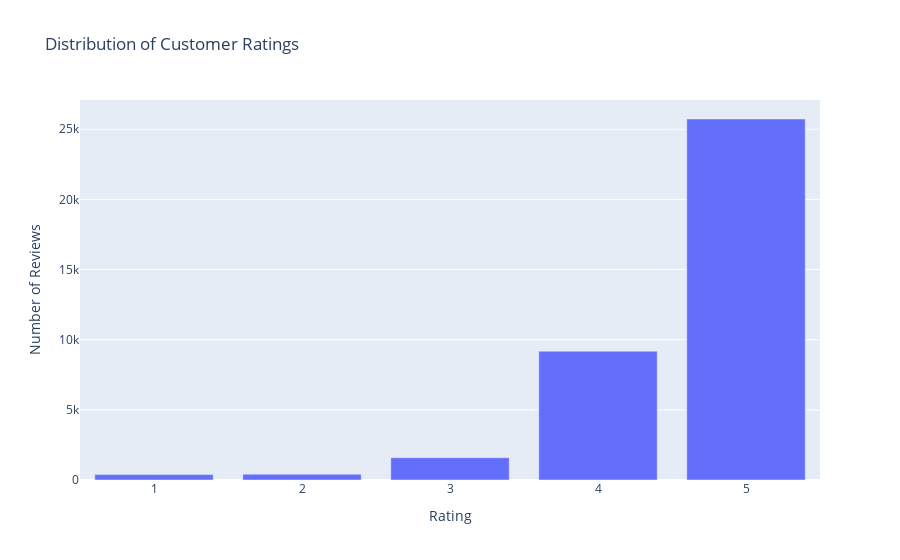

The cell this chart's notebook holds for it:
### Markdown cell above
#### - Fig1. Distribution of Customer Ratings

### Code cell
import plotly.graph_objects as go
from collections import Counter

# Count the occurrences of each rating
rating_counts = Counter(df_cleaned['reviews.rating'])
ratings = sorted(rating_counts.keys())
counts = [rating_counts[rating] for rating in ratings]

# Create the bar chart
fig = go.Figure(data=[go.Bar(x=ratings, y=counts)])

# Customize the layout
fig.update_layout(
    title='Distribution of Customer Ratings',
    xaxis_title='Rating',
    yaxis_title='Number of Reviews',
    xaxis=dict(tickmode='linear')
)

# Show the plot
fig.show()

### Figure 1 — Plotly figure (JSON) as saved in the notebook; plotly's stock layout.template omitted (floating-point values rounded to 4 significant figures)
{"data": [{"type": "bar", "x": [1, 2, 3, 4, 5], "y": [385, 414, 1587, 9181, 25730]}], "layout": {"title": {"text": "Distribution of Customer Ratings"}, "xaxis": {"tickmode": "linear", "title": {"text": "Rating"}}, "yaxis": {"title": {"text": "Number of Reviews"}}}}
